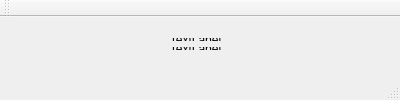
<?xml version="1.0" encoding="UTF-8"?>
<ui version="4.0">
 <class>MainWindow</class>
 <widget class="QMainWindow" name="MainWindow">
  <property name="geometry">
   <rect>
    <x>0</x>
    <y>0</y>
    <width>400</width>
    <height>100</height>
   </rect>
  </property>
  <property name="windowTitle">
   <string>MainWindow</string>
  </property>
  <widget class="QWidget" name="centralWidget">
   <widget class="QWidget" name="">
    <property name="geometry">
     <rect>
      <x>10</x>
      <y>10</y>
      <width>371</width>
      <height>34</height>
     </rect>
    </property>
    <layout class="QVBoxLayout" name="verticalLayout">
     <item>
      <widget class="QLabel" name="lblHello">
       <property name="text">
        <string>TextLabel</string>
       </property>
       <property name="alignment">
        <set>Qt::AlignCenter</set>
       </property>
      </widget>
     </item>
     <item>
      <widget class="QLabel" name="lblCount">
       <property name="text">
        <string>TextLabel</string>
       </property>
       <property name="alignment">
        <set>Qt::AlignCenter</set>
       </property>
      </widget>
     </item>
    </layout>
   </widget>
  </widget>
  <widget class="QMenuBar" name="menuBar">
   <property name="geometry">
    <rect>
     <x>0</x>
     <y>0</y>
     <width>400</width>
     <height>19</height>
    </rect>
   </property>
  </widget>
  <widget class="QToolBar" name="mainToolBar">
   <attribute name="toolBarArea">
    <enum>TopToolBarArea</enum>
   </attribute>
   <attribute name="toolBarBreak">
    <bool>false</bool>
   </attribute>
  </widget>
  <widget class="QStatusBar" name="statusBar"/>
 </widget>
 <layoutdefault spacing="6" margin="11"/>
 <resources/>
 <connections/>
</ui>
